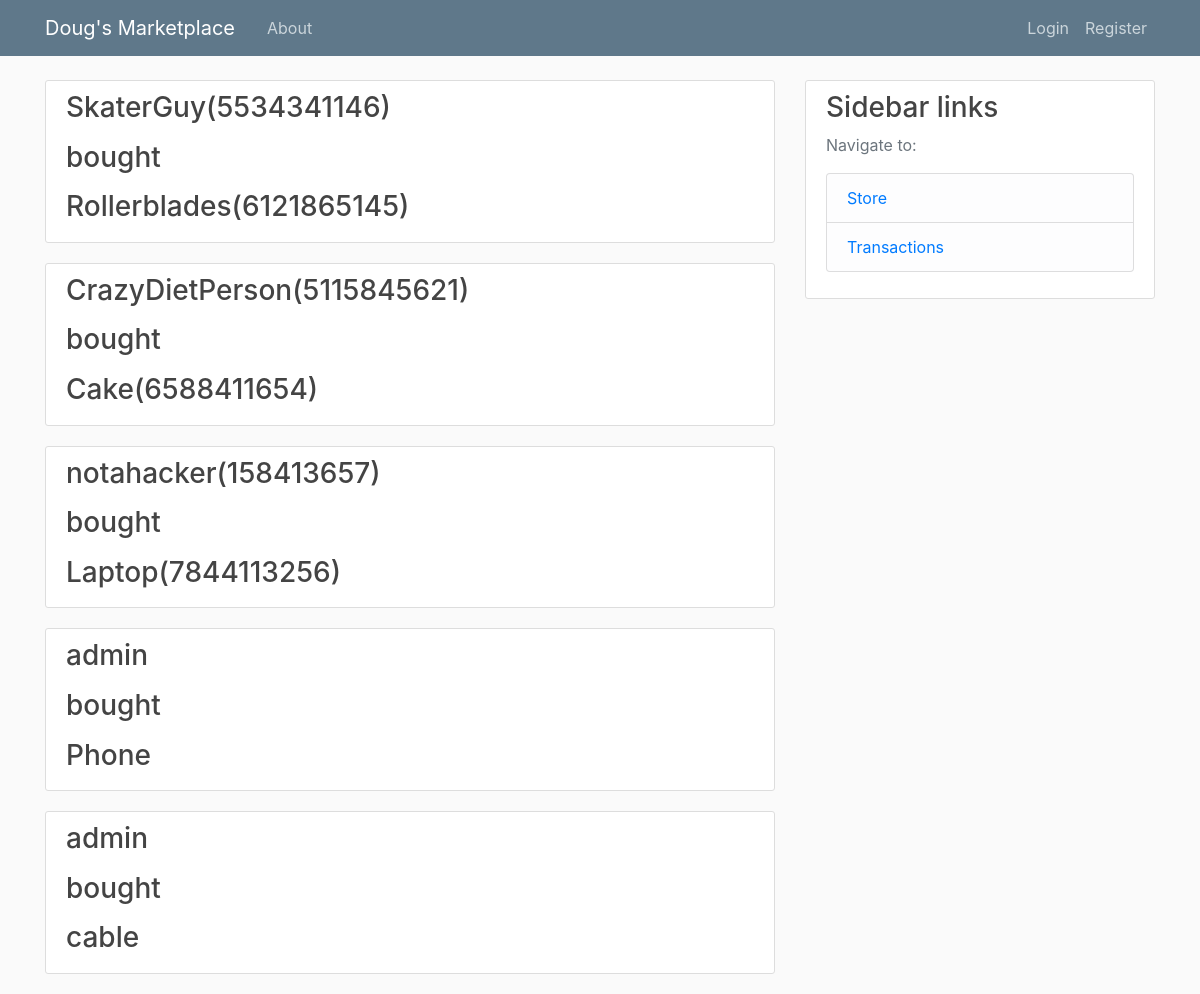
The app's page /transactions, older data.
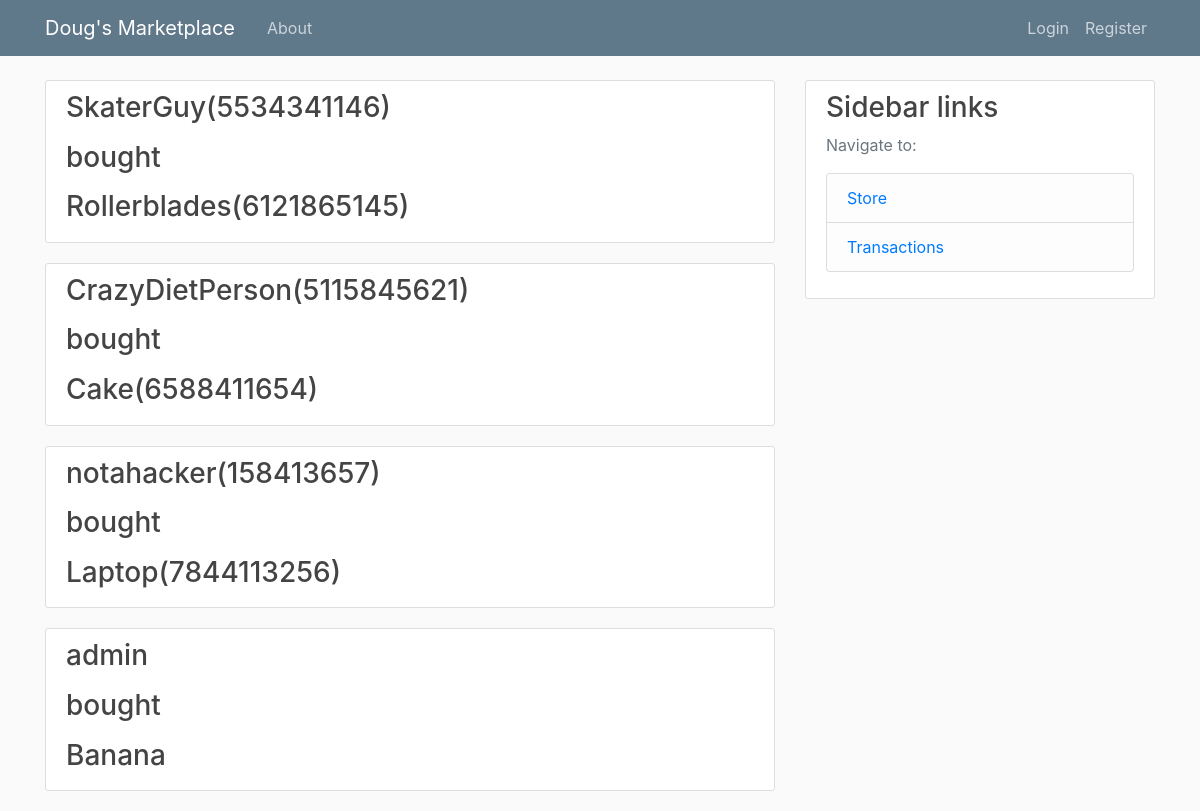
The same page, newer data.
### blog/models.py (models this page shows)
class Transactions(models.Model):
    item = models.TextField()
    buyer = models.TextField()

### blog/views.py (the view)
# urls.py: path('transactions', views.transactions, name='blog-transactions'),
def transactions(request):
    context = {
        'posts': Transactions.objects.all(),
        'title': 'Entries'
    }
    return render(request, 'blog/transactions.html', context)

### blog/templates/blog/transactions.html
{% extends "blog/base.html" %}
{% block content %}
    {% for post in posts %}
        <article class="media content-section">
          <div class="media-body">
            <h3 class="article-title" href="{% url 'post-detail' post.id %}">{{ post.buyer }} <p></p> <p>bought</p> {{ post.item}}</h3>
          </div>
        </article>
    {% endfor %}
{%endblock content%}

### blog/templates/blog/base.html (shortened to what this page needs)
{% load static %}
<!DOCTYPE html>
<html>
<head>
    <link rel="stylesheet" href="https://stackpath.bootstrapcdn.com/bootstrap/4.3.1/css/bootstrap.min.css">
    <link rel="stylesheet" type="text/css" href="{% static 'blog/main.css' %}">
</head>
<body>
    <header class="site-header">
      <nav class="navbar navbar-expand-md navbar-dark bg-steel fixed-top">
        <div class="container">
          <a class="navbar-brand mr-4" href="{% url 'blog-home' %}">Doug's Marketplace</a>
          <div class="collapse navbar-collapse" id="navbarToggle">
            <div class="navbar-nav mr-auto">
              <a class="nav-item nav-link" href="{% url 'blog-about' %}">About</a>
            </div>
            <div class="navbar-nav">
                {% if user.is_authenticated %}
                 <a class="nav-item nav-link" href="{% url 'post-create' %}"><b>Sell Item</b></a>
                 <a class="nav-item nav-link" href="{% url 'profile' %}">{{ user.username }}'s Profile</a>
                 <a class="nav-item nav-link" href="{% url 'logout' %}">Logout</a>
                {% else %}
                 <a class="nav-item nav-link" href="{% url 'login' %}">Login</a>
                 <a class="nav-item nav-link" href="{% url 'register' %}">Register</a>
                {% endif %}
            </div>
          </div>
        </div>
      </nav>
    </header>
    <main role="main" class="container">
      <div class="row">
        <div class="col-md-8">
            {% block content %}{% endblock %}
        </div>
        <div class="col-md-4">
          <div class="content-section">
            <h3>Sidebar links</h3>
            <p class='text-muted'>Navigate to:
              <ul class="list-group">
                <li class="list-group-item list-group-item-light"><a href="{% url 'blog-home' %}">Store</a></li>
                <li class="list-group-item list-group-item-light"><a href="{% url 'blog-transactions' %}">Transactions</a></li>
              </ul>
            </p>
          </div>
        </div>
      </div>
    </main>
</body>
</html>

### blog/static/blog/main.css (style rules this page uses)
body { background: #fafafa; color: #333333; margin-top: 5rem; }
h1, h2, h3, h4, h5, h6 { color: #444444; }
ul { margin: 0; }
.bg-steel { background-color: #5f788a; }
.site-header .navbar-nav .nav-link { color: #cbd5db; }
.content-section { background: #ffffff; padding: 10px 20px; border: 1px solid #dddddd; border-radius: 3px; margin-bottom: 20px; }
.article-title { color: #444444; }

Row changes from the older to the newer data that the page shows:
removed Transactions: buyer "admin", item "Phone"
removed Transactions: buyer "admin", item "cable"
added Transactions: buyer "admin", item "Banana"
